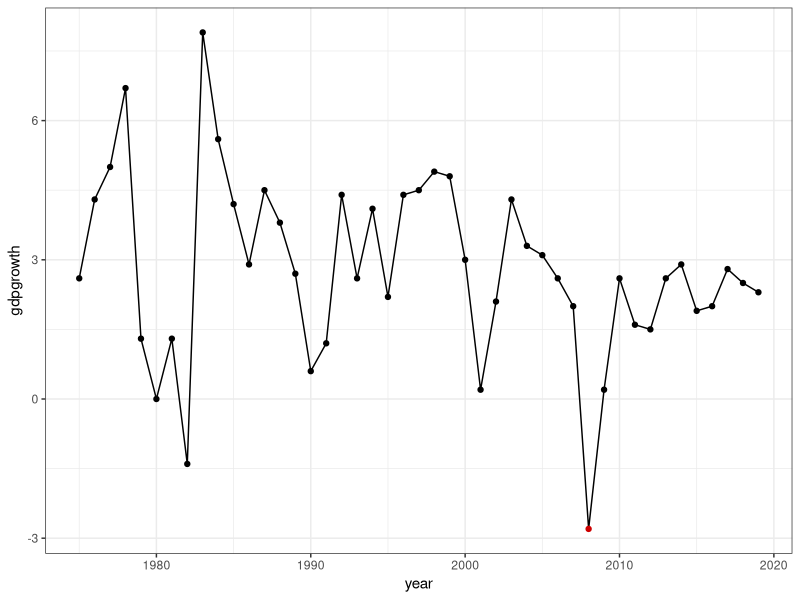
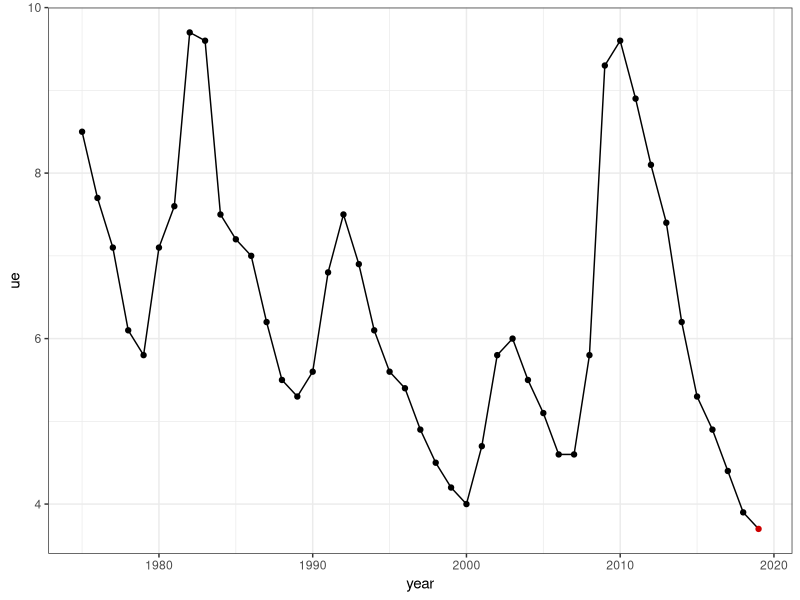
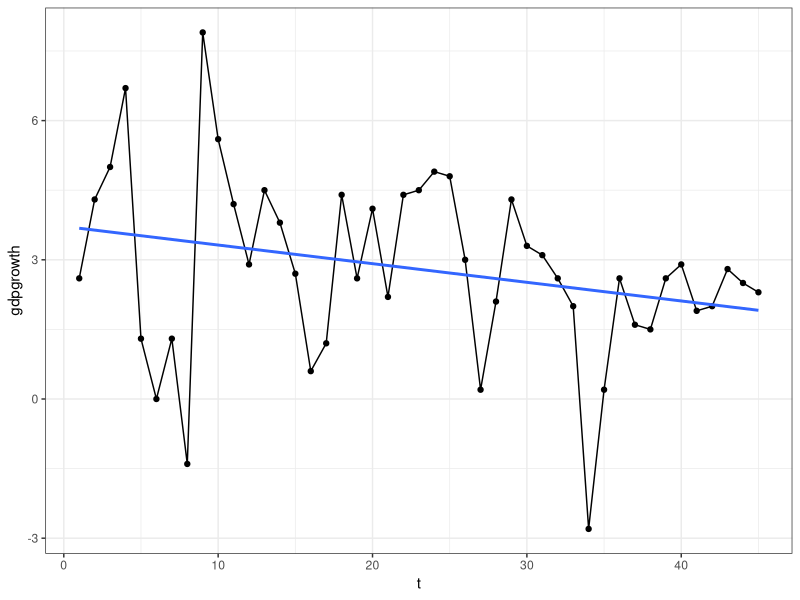
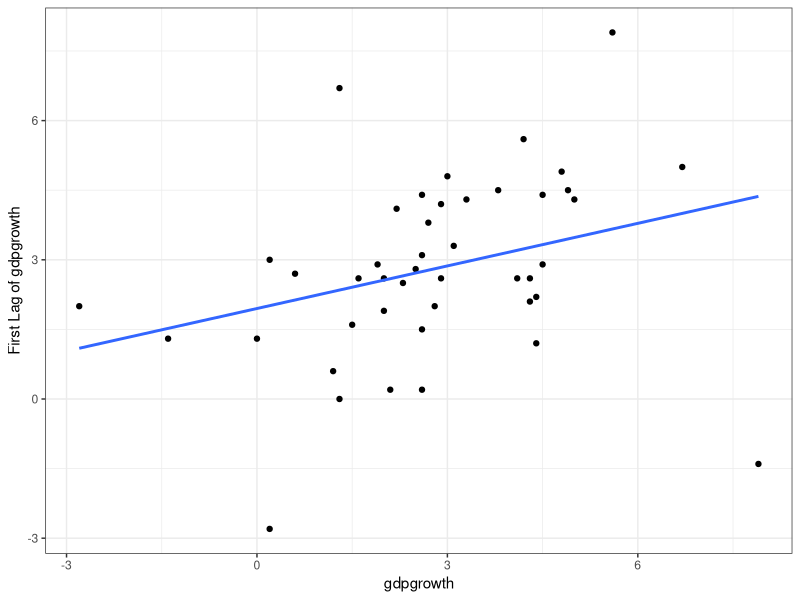
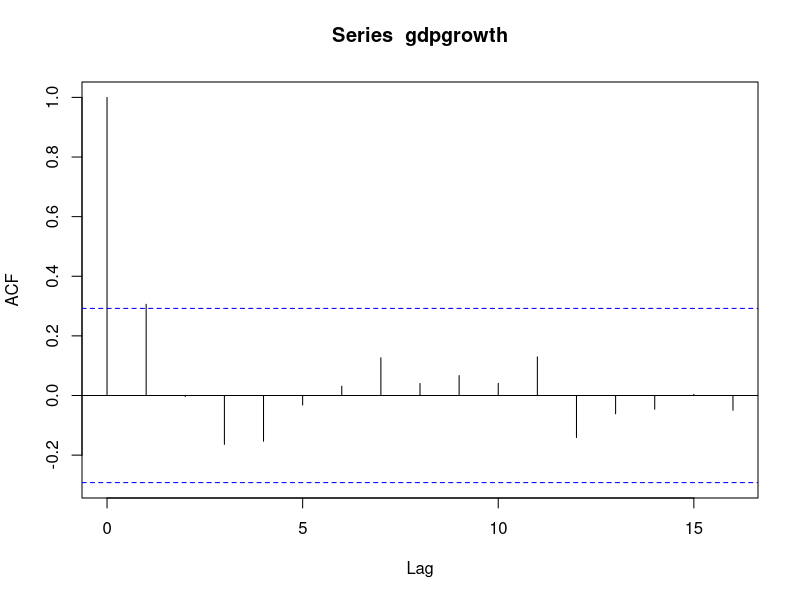

The R source for these figures, in order:
# https://zoom.us/j/163981126?pwd=TFJtZ05hWGpNOFJ2cXpsQzdwNmZKdz09

library(ggplot2)
library(ggthemes)
library(dplyr)

tableb1 = read.csv("GDPdata.csv")[,-1]
tableb27 = read.csv("Unemployment.csv")[,-1]

#1a
USeconomy = cbind.data.frame(year = tableb1$Yr, gdpgrowth = tableb1$GDP, ue = tableb27$Unemployment.Rate)

#1b 
USeconomy$min = ifelse(USeconomy$gdpgrowth == min(USeconomy$gdpgrowth), "Min", "N")
USeconomy %>% ggplot(aes(x = year, y = gdpgrowth)) + geom_line() + theme_bw() + 
  geom_point(aes(color = min)) + theme(legend.position = "none") + scale_color_manual(values = c("red3", "black"))

"The minimum GDP growth is -2.8% and it happened in 2008"

#1c 
USeconomy$minUE = ifelse(USeconomy$ue == min(USeconomy$ue), "Min", "N")
USeconomy %>% ggplot(aes(x = year, y = ue)) + geom_line() + theme_bw() + 
  geom_point(aes(color = minUE)) + theme(legend.position = "none") + scale_color_manual(values = c("red3", "black"))

"The minimum unemployment rate is 3.7% and it happened in 2019"

#1d 
USeconomy$t <- seq(1, nrow(USeconomy))
USeconomy = USeconomy %>% select(t, year, gdpgrowth, ue)
model <- lm(gdpgrowth ~ t, data = USeconomy)
summary(model)

USeconomy %>% ggplot(aes(x = t, y = gdpgrowth)) + geom_line() + theme_bw() + 
  geom_point() + theme(legend.position = "none") + 
  scale_color_manual(values = c("red3", "black")) + geom_smooth(method = "lm", formula = "y~x", se = F) 

"The intercept coefficient is 3.71980 "

"The slope coefficient is -0.04108. This measures the change in gdp growth from one period to the next. So if t increases by
one unit (one year), gdp growth will decrease by 0.04%" 

#1e
X = USeconomy$gdpgrowth
Xlag = X %>% lag()
lag.df = cbind.data.frame(gdpgrowth = X, FirstDiff = Xlag)
lag.df %>% ggplot(aes(x = gdpgrowth, y = FirstDiff)) + geom_point() + 
  geom_smooth(method = "lm", formula = "y~x", se = F) + theme_bw() + scale_y_continuous("First Lag of gdpgrowth")

"The association between gdpgrowth and its first lag is positive, but the correlation between the two
appears to be weak."

#1f
par(mfrow = c(1, 1))
gdpgrowth = X
acf(gdpgrowth, lag.max = 16)
acf(gdpgrowth, lag.max = 16, plot = F)

"Not stationary"














